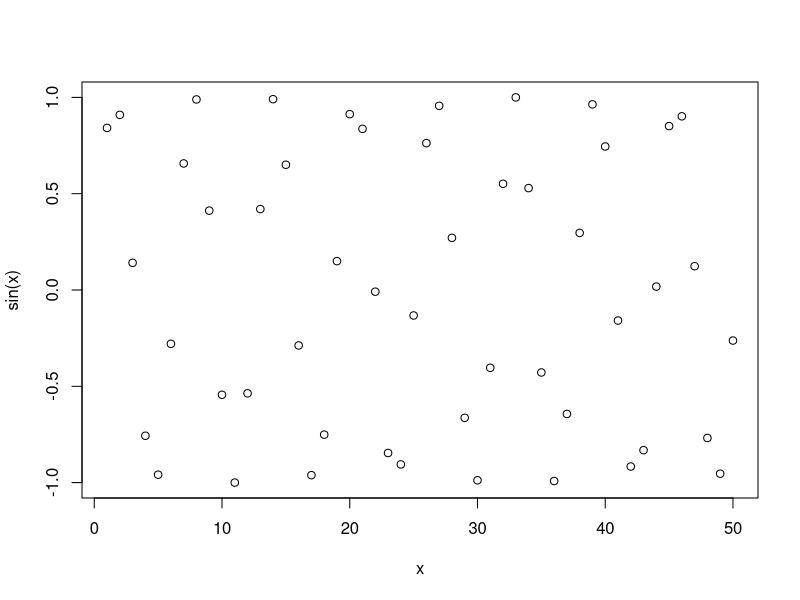
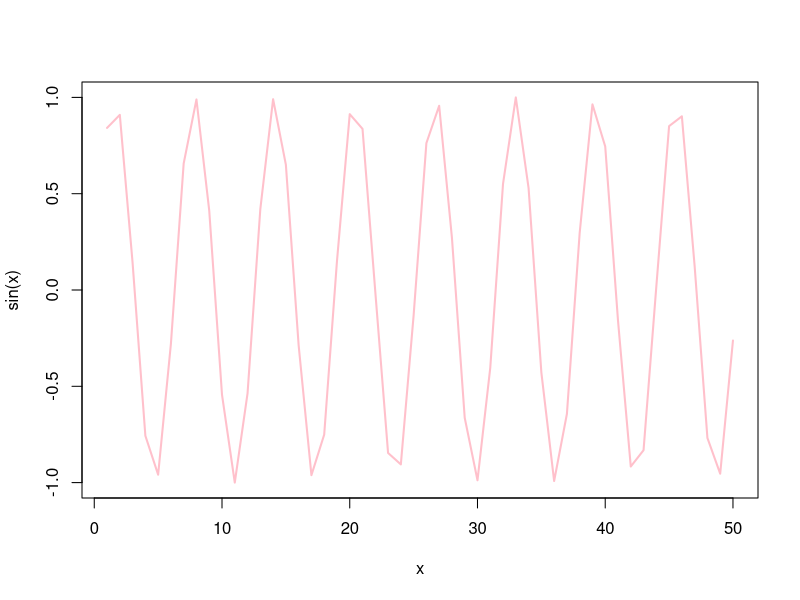

Generate these figures, in order, with R:
#' ---
#' title: "Lab4 Code"
#' author: "Alice Lai, PID:A16799081"
#' ---

#This is a text file 
x <- 1:50
plot(x, sin(x))
plot(x, sin(x), typ="l", col="pink", lwd=2)
